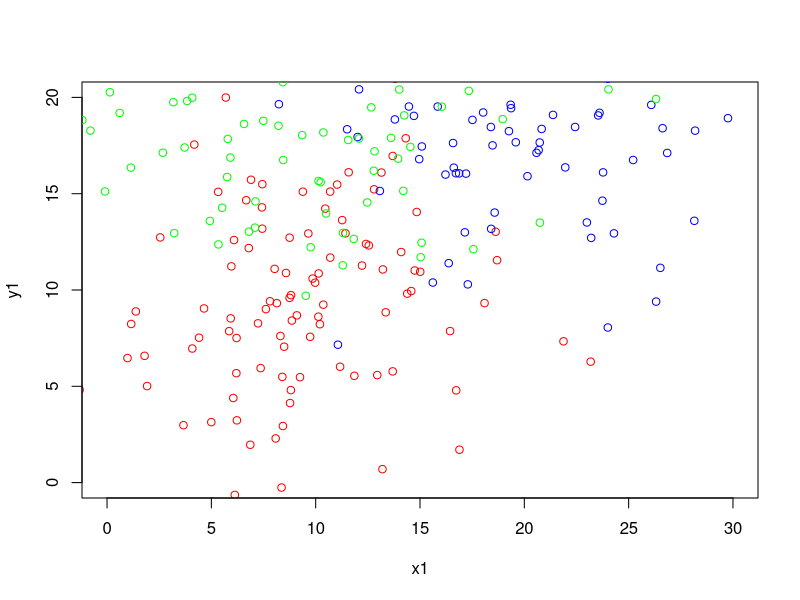
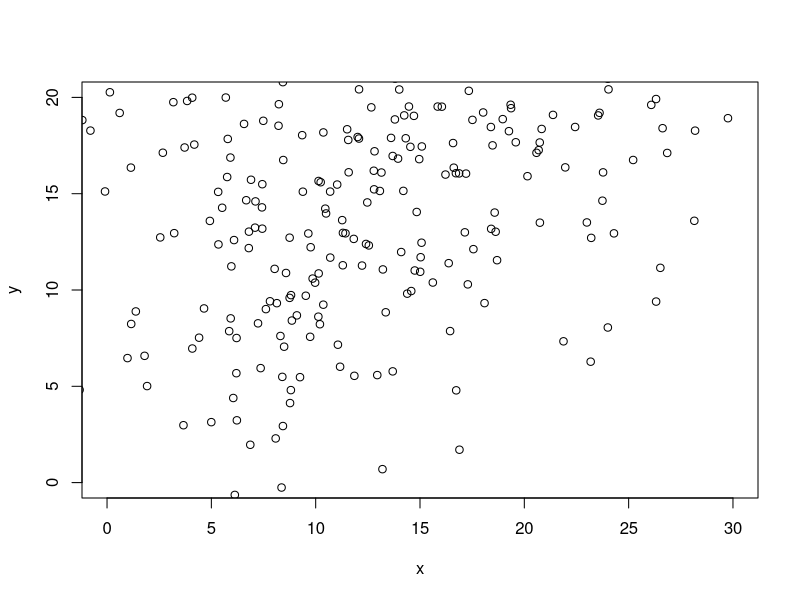
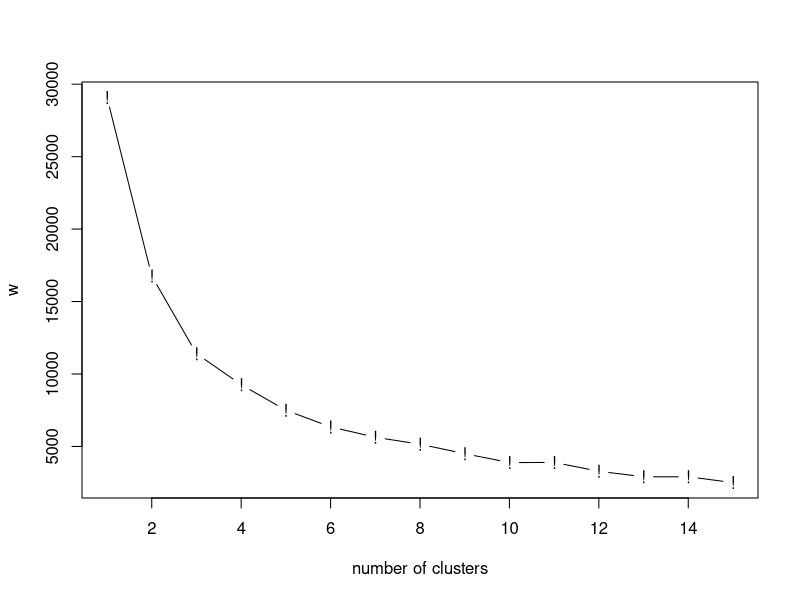

Write the R code that produced these figures, in order.
library(cluster)
library(fpc)

set.seed(2019)

x1=rnorm(100,10,5)
y1=rnorm(100,10,5)

x2=rnorm(100,20,5)
y2=rnorm(100,20,5)

x3=rnorm(100,10,5)
y3=rnorm(100,20,5)

plot(x1,y1,col="red",xlim=c(0,30),ylim=c(0,20))
points(x2,y2,col="blue")
points(x3,y3,col="green")

x=c(x1,x2,x3)
y=c(y1,y2,y3)
plot(x,y,xlim=c(0,30),ylim=c(0,20))

dim(x)=c(300,1)
dim(y)=c(300,1)

df=cbind(x,y)

colnames(df)=c('x','y')

set.seed(2019)

wss=function(k){
  kmeans(df,k)$tot.withinss
}

k.values=1:15
w=NULL

for (i in k.values) {
  w=c(w,wss(i))
}

plot(k.values,w,type='b',pch=33,xlab='number of clusters')
